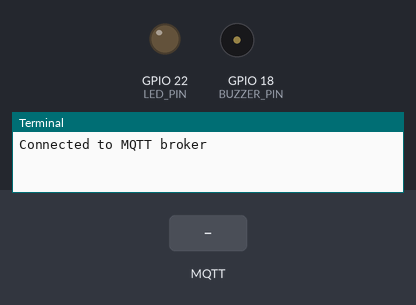
A program run on a simulated Raspberry Pi (BCM pin numbers). Parts: output pins drawn as LEDs (lit = HIGH), buzzer (waves = sounding, pin HIGH), the last lines printed to the terminal. The test bench sets the inputs (shaded band). No MQTT or app messages arrive unless stated.

Above: at 1.3 s.
1.4 s: MQTT message "1" arrives on the first subscribed topic
At 2.7 s:
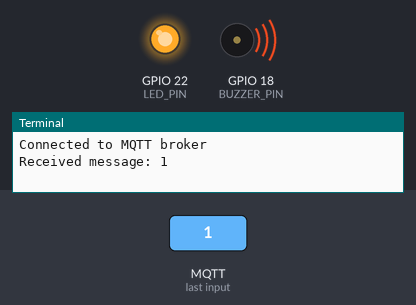
4.4 s: MQTT message "0" arrives on the first subscribed topic
At 7.2 s:
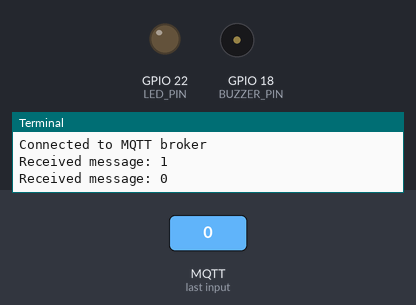
7.4 s: MQTT message "on" arrives on the first subscribed topic
At 8.4 s:
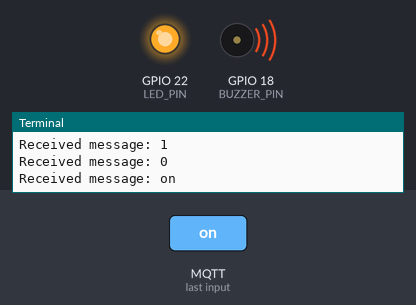
Timing chart, 0 to 10.9 s (numbered marks = the images above; inputs shaded):
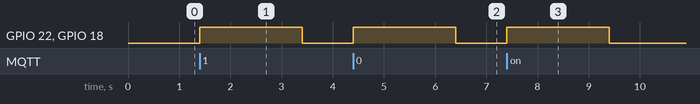

Measured:
- after the input at 1.4 s, GPIO 22 (LED_PIN), GPIO 18 (BUZZER_PIN): LOW → HIGH at once, → LOW 2.0 s later
- after the input at 4.4 s, GPIO 22 (LED_PIN), GPIO 18 (BUZZER_PIN): LOW → HIGH at once, → LOW 2.0 s later
- after the input at 7.4 s, GPIO 22 (LED_PIN), GPIO 18 (BUZZER_PIN): LOW → HIGH at once, → LOW 2.0 s later

The program:

MyHomeSecSys_raspberry_1.py
```python
import RPi.GPIO as GPIO
import time
import paho.mqtt.client as mqtt

# Set GPIO pins for LED and Buzzer
LED_PIN = 22
BUZZER_PIN = 18

# Set MQTT broker credentials
mqtt_broker = "31bad960136343c4b62e0fbcfd943afd.s2.eu.hivemq.cloud"
mqtt_port = 8883
mqtt_topic = "security_system/distance"

# Set MQTT client credentials
mqtt_username = "hivemq.webclient.1685513799853"
mqtt_password = "sW.w78Cc%@Q01b*BRpjA"

# Initialize GPIO
GPIO.setmode(GPIO.BCM)
GPIO.setup(LED_PIN, GPIO.OUT)
GPIO.setup(BUZZER_PIN, GPIO.OUT)

# Create MQTT client
client = mqtt.Client()

# Callback function for MQTT connection
def on_connect(client, userdata, flags, rc):
    print("Connected to MQTT broker")
    client.subscribe(mqtt_topic)

# Callback function for MQTT message received
def on_message(client, userdata, msg):
    message = str(msg.payload.decode("utf-8"))
    print("Received message: " + message)  # Print the received message

    # Turn on LED and Buzzer
    GPIO.output(LED_PIN, GPIO.HIGH)
    GPIO.output(BUZZER_PIN, GPIO.HIGH)
    time.sleep(2)
    GPIO.output(LED_PIN, GPIO.LOW)
    GPIO.output(BUZZER_PIN, GPIO.LOW)

try:
    # Connect MQTT client with credentials
    client.username_pw_set(mqtt_username, mqtt_password)
    client.on_connect = on_connect
    client.on_message = on_message
    client.connect(mqtt_broker, mqtt_port, 60)

    # Main loop
    client.loop_forever()

except KeyboardInterrupt:
    print("Program stopped by user")
    GPIO.cleanup()
```
